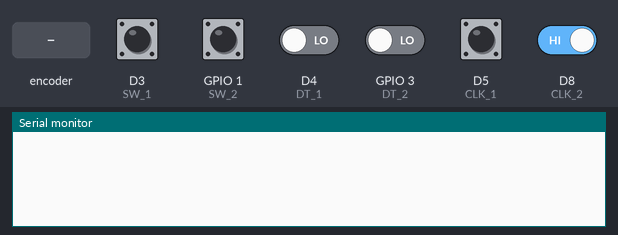
Bench run of a sketch on a simulated ESP8266 (NodeMCU). Parts: the last lines printed to the serial monitor. Inputs (shaded band) come from the test bench; at power-on: D3 (SW_1), D5 (CLK_1), D8 (CLK_2), GPIO 1 (SW_2) HIGH, D4 (DT_1), GPIO 3 (DT_2) LOW.

Above: at 1.2 s.
1.3 s: rotary encoder on D5 (CLK_1) / D4 (DT_1) turned 1 step (first pin leading)
At 2.3 s:
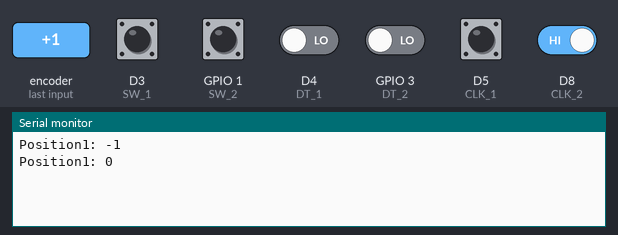
3.0 s: GPIO 1 (SW_2) pulled LOW for 0.15 s
At 3.7 s:
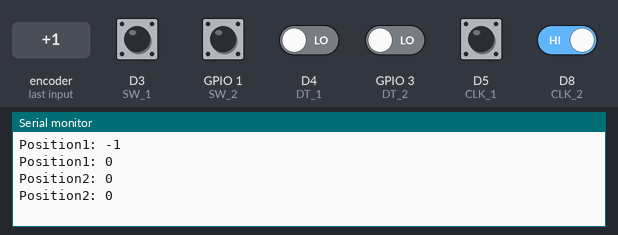
4.6 s: D8 (CLK_2) driven LOW
At 5.4 s:
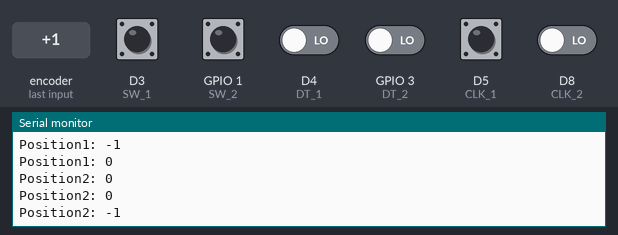
6.1 s: rotary encoder on D5 (CLK_1) / D4 (DT_1) turned 1 step (first pin leading)
At 7.2 s:
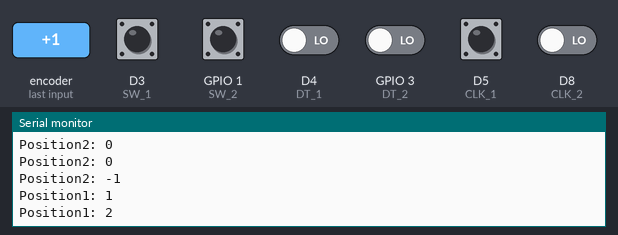
Timing chart, 0 to 8.8 s (numbered marks = the images above; inputs shaded):
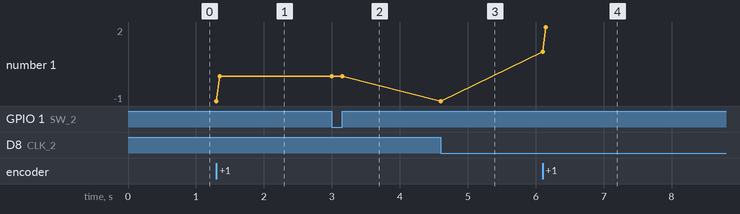

The sketch:

rotary_test.ino
```cpp
/*     Arduino Rotary Encoder Tutorial
 *
 *  by Dejan Nedelkovski, www.HowToMechatronics.com
 *
 */

 #define CLK_1 D5
 #define DT_1 D4
 #define SW_1 D3

 #define CLK_2 D8
 #define DT_2 D9
 #define SW_2 D10

 int counter_1 = 0;
 int counter_2 = 0;

 int CLK_1_State;
 int CLK_2_State;
 int CLK_1_Last_State;
 int CLK_2_Last_State;

 int aLastButton_1;
 int aLastButton_2;

 void setup() {
  pinMode (CLK_1, INPUT);
  pinMode (CLK_2, INPUT);

  pinMode (DT_1, INPUT);
  pinMode (DT_2, INPUT);


  pinMode (SW_1, INPUT_PULLUP);
  pinMode (SW_2, INPUT_PULLUP);

  Serial.begin (9600);
  // Reads the initial state of the outputA

  CLK_1_Last_State = digitalRead(CLK_1);
  CLK_2_Last_State = digitalRead(CLK_2);

  aLastButton_1 = digitalRead(SW_1);
  aLastButton_2 = digitalRead(SW_2);
 }

 void loop() {
    int button_1 = digitalRead(SW_1);
    int button_2 = digitalRead(SW_2);

    CLK_1_State = digitalRead(CLK_1);
    if (CLK_1_State != CLK_1_Last_State){
      if (digitalRead(DT_1) != CLK_1_State) {
        counter_1 ++;
      } else {
        counter_1 --;
      }
      Serial.print("Position1: ");
      Serial.println(counter_1);
    }

    CLK_2_State = digitalRead(CLK_2);
    if (CLK_2_State != CLK_2_Last_State){
      if (digitalRead(DT_2) != CLK_2_State) {
        counter_2 ++;
      } else {
        counter_2 --;
      }
      Serial.print("Position2: ");
      Serial.println(counter_2);
    }

    if (button_1 != aLastButton_1) {
      counter_1 = 0;
      Serial.print("Position1: ");
      Serial.println(counter_1);
    }

    if (button_2 != aLastButton_2) {
      counter_2 = 0;
      Serial.print("Position2: ");
      Serial.println(counter_2);
    }

    CLK_1_Last_State = CLK_1_State;
    CLK_2_Last_State = CLK_2_State;
    aLastButton_1 = button_1;
    aLastButton_2 = button_2;
 }
```

Measured:
- after the input at 1.3 s, the serial monitor: prints a new line at once (image 1)
- after the input at 3.0 s, the serial monitor: prints a new line at once (image 2)
- after the input at 4.6 s, the serial monitor: prints a new line at once (image 3)
- after the input at 6.1 s, the serial monitor: prints a new line at once (image 4)
- plotted number 1: 0 → -1 after the input at 4.6 s
